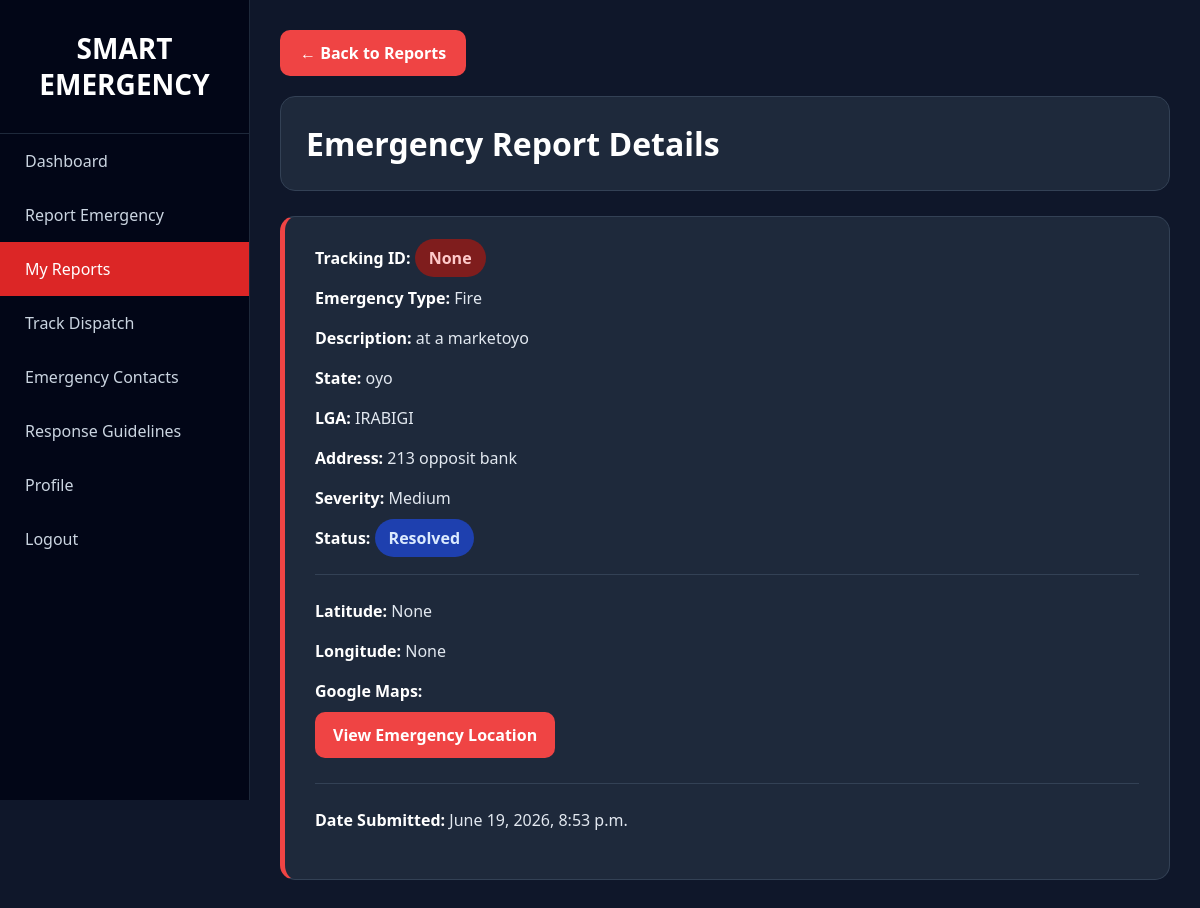
Page /report/2/ (signed in) on the committed database.
### emergency_app/models.py (models this page shows, shortened)
class EmergencyReport(models.Model):
    EMERGENCY_TYPES = [
        ("Fire", "Fire"),
        ("Medical", "Medical"),
        ("Accident", "Accident"),
        ("Security", "Security Threat"),
        ("Flood", "Flood"),
    ]
    SEVERITY_LEVELS = [
        ("Low", "Low"),
        ("Medium", "Medium"),
        ("High", "High"),
        ("Critical", "Critical"),
    ]
    STATUS_CHOICES = [
        ("Pending", "Pending"),
        ("Assigned", "Assigned"),
        ("In Progress", "In Progress"),
        ("Resolved", "Resolved"),
    ]
    user = models.ForeignKey(
        User,
        on_delete=models.CASCADE
    )
    emergency_type = models.CharField(
        max_length=100,
        choices=EMERGENCY_TYPES
    )
    description = models.TextField()
    state = models.CharField(
        max_length=100
    )
    lga = models.CharField(
        max_length=100
    )
    address = models.TextField()
    severity = models.CharField(
        max_length=50,
        choices=SEVERITY_LEVELS
    )
    latitude = models.FloatField(
        null=True,
        blank=True
    )
    longitude = models.FloatField(
        null=True,
        blank=True
    )
    status = models.CharField(
        max_length=50,
        choices=STATUS_CHOICES,
        default="Pending"
    )
    tracking_id = models.CharField(
        max_length=20,
        unique=True,
        blank=True,
        null=True
    )
    created_at = models.DateTimeField(
        auto_now_add=True
    )

### emergency_app/views.py (the view)
@login_required
def report_detail(request, report_id):
    report = EmergencyReport.objects.get(
        id=report_id,
        user=request.user
    )
    return render(
        request,
        "report_detail.html",
        {
            "report": report
        }
    )

### templates/report_detail.html (shortened to what this page needs)
<!DOCTYPE html>
<html>
<head>
</head>
<body>
<div class="sidebar">
    <div class="logo">
        SMART<br>
        EMERGENCY
    </div>
    <a href="/dashboard/">Dashboard</a>
    <a href="/report/">Report Emergency</a>
    <a href="/my-reports/" class="active">My Reports</a>
    <a href="/track-dispatch/">Track Dispatch</a>
    <a href="/emergency-contacts/">Emergency Contacts</a>
    <a href="/response-guidelines/">Response Guidelines</a>
    <a href="/profile/">Profile</a>
    <a href="/logout/">Logout</a>
</div>
<div class="main">
    <a href="/my-reports/" class="back-btn">
        ← Back to Reports
    </a>
    <div class="header">
        <h1>Emergency Report Details</h1>
    </div>
    <div class="detail-card">
        <div class="row">
            <span class="label">Tracking ID:</span>
            <span class="tracking">
                {{ report.tracking_id }}
            </span>
        </div>
        <div class="row">
            <span class="label">Emergency Type:</span>
            {{ report.emergency_type }}
        </div>
        <div class="row">
            <span class="label">Description:</span>
            {{ report.description }}
        </div>
        <div class="row">
            <span class="label">State:</span>
            {{ report.state }}
        </div>
        <div class="row">
            <span class="label">LGA:</span>
            {{ report.lga }}
        </div>
        <div class="row">
            <span class="label">Address:</span>
            {{ report.address }}
        </div>
        <div class="row">
            <span class="label">Severity:</span>
            {{ report.severity }}
        </div>
        <div class="row">
            <span class="label">Status:</span>
            <span class="status">
                {{ report.status }}
            </span>
        </div>
        <hr>
        <div class="row">
            <span class="label">Latitude:</span>
            {{ report.latitude }}
        </div>
        <div class="row">
            <span class="label">Longitude:</span>
            {{ report.longitude }}
        </div>
        <div class="row">
            <span class="label">
                Google Maps:
            </span>
            <br>
            <a
                href="https://www.google.com/maps?q={{ report.latitude }},{{ report.longitude }}"
                target="_blank"
                class="map-btn">
                View Emergency Location
            </a>
        </div>
        <hr>
        <div class="row">
            <span class="label">Date Submitted:</span>
            {{ report.created_at }}
        </div>
    </div>
</div>
</body>
</html>

### templates/report_detail.html (style rules this page uses)
* { margin:0; padding:0; box-sizing:border-box; font-family:Segoe UI, Arial, sans-serif; }
body { background:#0f172a; }
.sidebar { position:fixed; left:0; top:0; width:250px; height:100vh; background:#020617; border-right:1px solid #1e293b; }
.logo { color:white; text-align:center; font-size:28px; font-weight:bold; padding:30px 15px; border-bottom:1px solid #1e293b; line-height:1.3; }
.sidebar a { display:block; color:#cbd5e1; text-decoration:none; padding:16px 25px; transition:.3s; }
.active { background:#dc2626; color:white !important; }
.main { margin-left:250px; padding:30px; }
.back-btn { display:inline-block; background:#ef4444; color:white; text-decoration:none; padding:12px 20px; border-radius:10px; margin-bottom:20px; font-weight:bold; }
.header { background:#1e293b; border:1px solid #334155; border-radius:15px; padding:25px; margin-bottom:25px; }
.header h1 { color:white; }
.detail-card { background:#1e293b; border:1px solid #334155; border-left:5px solid #ef4444; border-radius:15px; padding:30px; }
.row { margin-bottom:18px; color:#e2e8f0; font-size:16px; }
.label { color:white; font-weight:bold; }
.tracking { background:#7f1d1d; color:#fecaca; padding:8px 14px; border-radius:20px; font-weight:bold; }
.status { background:#1e40af; color:#dbeafe; padding:8px 14px; border-radius:20px; font-weight:bold; }
hr { border:none; border-top:1px solid #334155; margin:25px 0; }
.map-btn { display:inline-block; margin-top:10px; background:#ef4444; color:white; text-decoration:none; padding:12px 18px; border-radius:10px; font-weight:bold; transition:.3s; }

### rows in the picture
EmergencyReport: tracking_id "None", emergency_type "Fire", description "at a marketoyo", state "oyo", lga "IRABIGI", address "213 opposit bank", severity "Medium", status "Resolved", latitude "None", longitude "None", created_at "June 19, 2026, 8:53 p.m."
